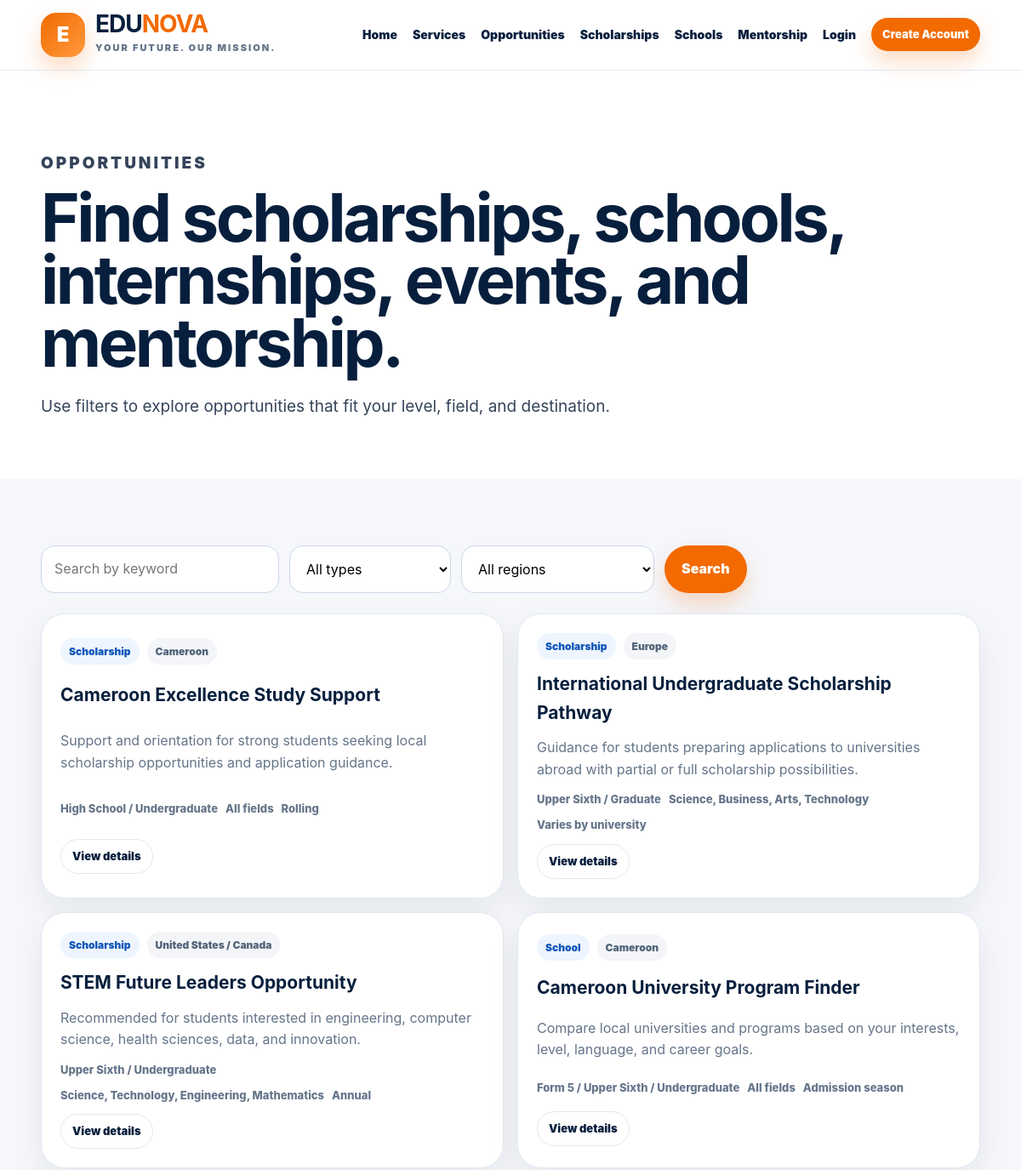
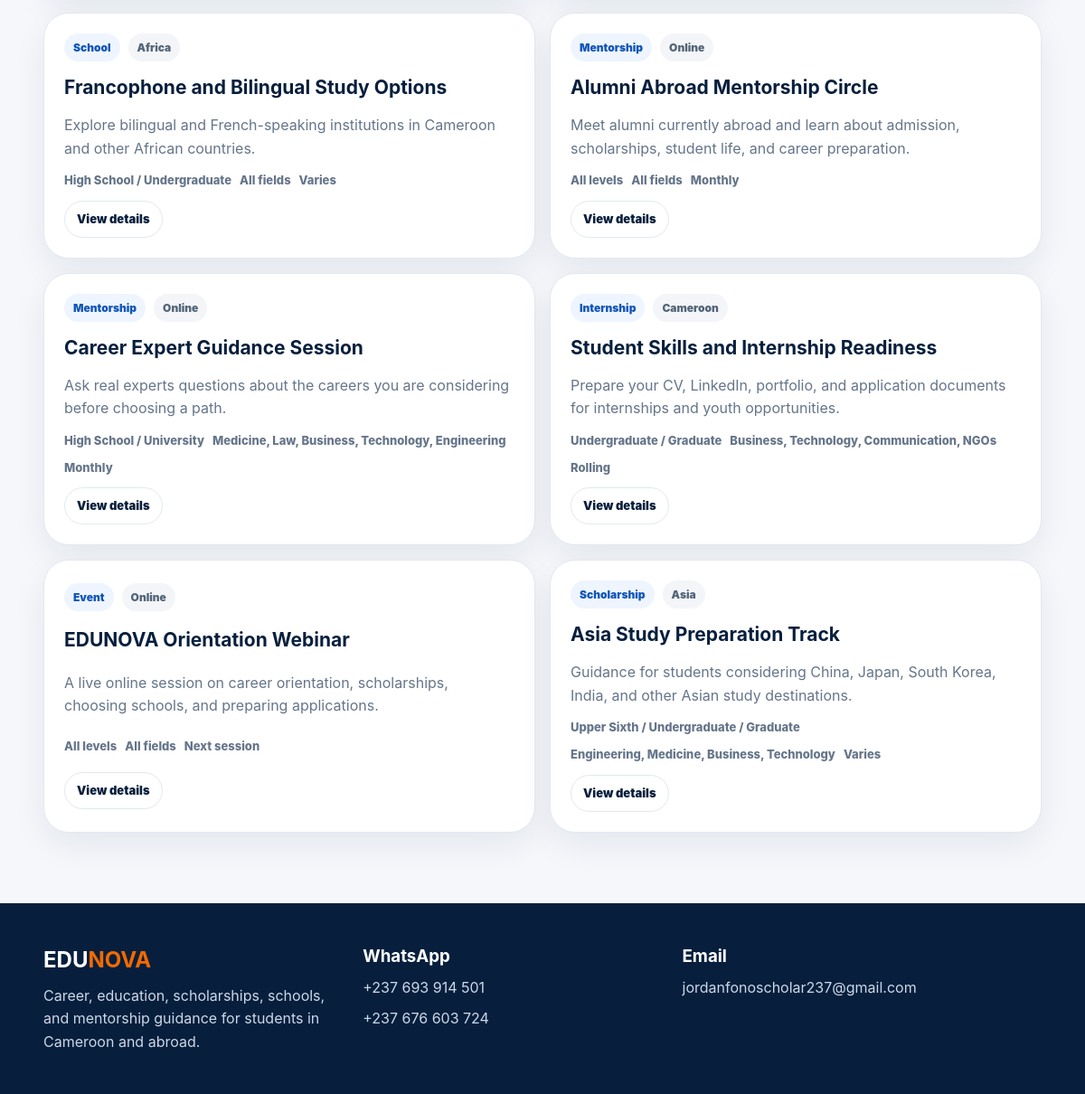
The page /opportunities on the database its author committed (2 pictures, top to bottom).
### tables this page shows
CREATE TABLE opportunities (
        id INTEGER PRIMARY KEY AUTOINCREMENT,
        title TEXT NOT NULL,
        type TEXT NOT NULL,
        region TEXT NOT NULL,
        level TEXT NOT NULL,
        field TEXT NOT NULL,
        deadline TEXT NOT NULL,
        description TEXT NOT NULL,
        requirements TEXT,
        link TEXT,
        created_at TEXT NOT NULL
    );

### app.py (the view)
@app.route("/opportunities")
def opportunities():
    q = request.args.get("q", "").strip()
    type_filter = request.args.get("type", "").strip()
    region = request.args.get("region", "").strip()
    sql = "SELECT * FROM opportunities WHERE 1=1"
    params = []
    if q:
        sql += " AND (title LIKE ? OR description LIKE ? OR field LIKE ?)"
        params.extend([f"%{q}%", f"%{q}%", f"%{q}%"])
    if type_filter:
        sql += " AND type = ?"
        params.append(type_filter)
    if region:
        sql += " AND region = ?"
        params.append(region)
    sql += " ORDER BY created_at DESC"
    items = all_rows(sql, tuple(params))
    saved = saved_ids(current_user()["id"]) if current_user() else set()
    return render_template("opportunities.html", opportunities=items, saved=saved, q=q, type_filter=type_filter, region=region)

### app.py (called while the page is built)
def get_db():
    if "db" not in g:
        DATABASE.parent.mkdir(exist_ok=True)
        g.db = sqlite3.connect(DATABASE)
        g.db.row_factory = sqlite3.Row
    return g.db

def all_rows(sql, params=()):
    return get_db().execute(sql, params).fetchall()

def current_user():
    user_id = session.get("user_id")
    if not user_id:
        return None
    return one("SELECT * FROM users WHERE id = ?", (user_id,))

@app.context_processor
def inject_user():
    user = current_user()
    return {
        "current_user": user,
        "is_admin": bool(user and user["email"].lower() == app.config["ADMIN_EMAIL"]),
        "admin_email": app.config["ADMIN_EMAIL"],
    }

### templates/opportunities.html (shortened to what this page needs)
{% extends "base.html" %}
{% block content %}
<section class="page-hero"><div class="container"><p class="eyebrow">{{ page_title|default('Opportunities') }}</p><h1>Find scholarships, schools, internships, events, and mentorship.</h1><p>Use filters to explore opportunities that fit your level, field, and destination.</p></div></section>
<section>
  <div class="container">
    <form class="filters" method="get" action="{{ url_for('opportunities') }}">
      <input name="q" placeholder="Search by keyword" value="{{ q }}">
      <select name="type">
        <option value="">All types</option>
      </select>
      <select name="region">
        <option value="">All regions</option>
      </select>
      <button class="btn btn-primary" type="submit">Search</button>
    </form>
    <div class="opportunity-grid">
      {% for item in opportunities %}
      <article class="card opportunity-card">
        <div class="opportunity-top"><span class="pill">{{ item.type }}</span><span class="pill muted">{{ item.region }}</span></div>
        <h3>{{ item.title }}</h3>
        <p>{{ item.description }}</p>
        <div class="meta"><span>{{ item.level }}</span><span>{{ item.field }}</span><span>{{ item.deadline }}</span></div>
        <div class="card-actions">
          <a class="btn btn-outline btn-small" href="{{ url_for('opportunity_detail', opportunity_id=item.id) }}">View details</a>
        </div>
      </article>
      {% else %}
      <div class="empty">No opportunities found. Try another search.</div>
      {% endfor %}
    </div>
  </div>
</section>
{% endblock %}

### templates/base.html (shortened to what this page needs)
<!DOCTYPE html>
<html lang="en">
<head>
  <link rel="stylesheet" href="{{ url_for('static', filename='css/styles.css') }}">
</head>
<body>
<header class="site-header">
  <div class="container nav">
    <a href="{{ url_for('home') }}" class="brand">
      <span class="brand-icon">E</span>
      <span><strong>EDU<span>NOVA</span></strong><small>Your Future. Our Mission.</small></span>
    </a>
    <nav class="nav-links" data-nav-links>
      <a href="{{ url_for('home') }}">Home</a>
      <a href="{{ url_for('services') }}">Services</a>
      <a href="{{ url_for('opportunities') }}">Opportunities</a>
      <a href="{{ url_for('scholarships') }}">Scholarships</a>
      <a href="{{ url_for('schools') }}">Schools</a>
      <a href="{{ url_for('mentorship') }}">Mentorship</a>
      {% if current_user %}
        <a href="{{ url_for('dashboard') }}">Dashboard</a>
        {% if is_admin %}<a href="{{ url_for('admin') }}">Admin</a>{% endif %}
        <a class="btn btn-dark btn-small" href="{{ url_for('logout') }}">Logout</a>
      {% else %}
        <a href="{{ url_for('login') }}">Login</a>
        <a class="btn btn-primary btn-small" href="{{ url_for('register') }}">Create Account</a>
      {% endif %}
    </nav>
  </div>
</header>
<main>{% block content %}{% endblock %}</main>
<footer class="footer" id="contact">
  <div class="container footer-grid">
    <div>
      <h2>EDU<span>NOVA</span></h2>
      <p>Career, education, scholarships, schools, and mentorship guidance for students in Cameroon and abroad.</p>
    </div>
    <div><h3>WhatsApp</h3><p>+237 693 914 501</p><p>+237 676 603 724</p></div>
    <div><h3>Email</h3><p>jordanfonoscholar237@gmail.com</p></div>
  </div>
</footer>
</body>
</html>

### static/css/styles.css (style rules this page uses)
:root { --navy:#071f3d;--navy2:#0b315c;--orange:#f26a00;--orange2:#ff9a3d;--blue:#1766d1;--green:#13a060;--bg:#f5f7fb;--card:#fff;--text:#102033;--muted:#65758a;--line:#e2e8f0;--shadow:0 22px 55px rgba(7,31,61,.12);--radius:28px }
* { box-sizing:border-box;margin:0;padding:0 }
html { scroll-behavior:smooth }
body { font-family:Inter,Arial,Helvetica,sans-serif;background:var(--bg);color:var(--text);line-height:1.6 }
a { text-decoration:none;color:inherit }
button,input,select,textarea { font:inherit }
.container { width:min(1180px,92%);margin:auto }
.site-header { position:sticky;top:0;z-index:50;background:rgba(255,255,255,.94);backdrop-filter:blur(14px);border-bottom:1px solid var(--line) }
.nav { display:flex;align-items:center;justify-content:space-between;gap:18px;padding:14px 0 }
.brand { display:flex;align-items:center;gap:12px }
.brand-icon { width:52px;height:52px;border-radius:18px;background:linear-gradient(135deg,var(--orange),var(--orange2));display:grid;place-items:center;color:white;font-size:24px;font-weight:1000;box-shadow:0 12px 26px rgba(242,106,0,.25) }
.brand strong { font-size:28px;line-height:1;color:var(--navy);letter-spacing:-1px;display:block }
.brand strong span,.footer h2 span { color:var(--orange) }
.brand small { font-size:11px;letter-spacing:2px;color:var(--muted);font-weight:900;text-transform:uppercase }
.nav-links { display:flex;gap:18px;align-items:center;color:var(--navy);font-size:14px;font-weight:900 }
.btn { border:0;border-radius:999px;padding:13px 20px;font-weight:900;cursor:pointer;display:inline-flex;align-items:center;justify-content:center;gap:8px;transition:.2s ease;white-space:nowrap }
.btn-primary { background:var(--orange);color:white;box-shadow:0 12px 24px rgba(242,106,0,.24) }
.btn-outline { background:white;border:1px solid var(--line);color:var(--navy) }
.btn-small { padding:9px 13px;font-size:13px }
.eyebrow { color:var(--orange);font-weight:1000;letter-spacing:3px;font-size:13px;text-transform:uppercase }
.hero h1,.page-hero h1,.dashboard-hero h1 { font-size:clamp(44px,7vw,78px);line-height:.94;letter-spacing:-3.5px;color:var(--navy);margin-top:12px }
.hero-text,.page-hero p { margin-top:24px;max-width:760px;font-size:19px;color:#35445a }
section { padding:78px 0 }
.page-hero { background:white;padding:70px 0 }
.card { background:var(--card);border:1px solid var(--line);border-radius:var(--radius);box-shadow:0 14px 36px rgba(7,31,61,.07) }
.filters { display:flex;gap:12px;flex-wrap:wrap;margin-bottom:24px }
.filters input,.filters select { width:auto;min-width:190px }
.opportunity-grid { display:grid;grid-template-columns:repeat(2,1fr);gap:16px }
.opportunity-card { padding:22px;display:grid;gap:12px }
.opportunity-top,.card-actions,.meta { display:flex;flex-wrap:wrap;gap:9px;align-items:center }
.pill { display:inline-flex;padding:6px 10px;border-radius:999px;background:#eef5ff;color:#1056b8;font-size:12px;font-weight:1000 }
.pill.muted { background:#f3f5f8;color:#53657a }
.opportunity-card h3 { color:var(--navy);font-size:21px }
.opportunity-card p { color:var(--muted) }
.meta span { font-size:13px;color:var(--muted);font-weight:800 }
input,select,textarea { width:100%;padding:14px 15px;border:1px solid #cbd7e5;border-radius:16px;background:white;outline:none }
.footer { background:var(--navy);color:white;padding:44px 0 }
.footer-grid { display:grid;grid-template-columns:1fr 1fr 1.2fr;gap:22px }
.footer p { color:#cbd8e7;margin-top:8px }

### rows shown on the page
opportunities: type "Scholarship", region "Cameroon", title "Cameroon Excellence Study Support", description "Support and orientation for strong students seeking local scholarship opportunities and application guidance.", level "High School / Undergraduate", field "All fields", deadline "Rolling"
opportunities: type "Scholarship", region "Europe", title "International Undergraduate Scholarship Pathway", description "Guidance for students preparing applications to universities abroad with partial or full scholarship possibilities.", level "Upper Sixth / Graduate", field "Science, Business, Arts, Technology", deadline "Varies by university"
opportunities: type "Scholarship", region "United States / Canada", title "STEM Future Leaders Opportunity", description "Recommended for students interested in engineering, computer science, health sciences, data, and innovation.", level "Upper Sixth / Undergraduate", field "Science, Technology, Engineering, Mathematics", deadline "Annual"
opportunities: type "School", region "Cameroon", title "Cameroon University Program Finder", description "Compare local universities and programs based on your interests, level, language, and career goals.", level "Form 5 / Upper Sixth / Undergraduate", field "All fields", deadline "Admission season"
opportunities: type "School", region "Africa", title "Francophone and Bilingual Study Options", description "Explore bilingual and French-speaking institutions in Cameroon and other African countries.", level "High School / Undergraduate", field "All fields", deadline "Varies"
opportunities: type "Mentorship", region "Online", title "Alumni Abroad Mentorship Circle", description "Meet alumni currently abroad and learn about admission, scholarships, student life, and career preparation.", level "All levels", field "All fields", deadline "Monthly"
opportunities: type "Mentorship", region "Online", title "Career Expert Guidance Session", description "Ask real experts questions about the careers you are considering before choosing a path.", level "High School / University", field "Medicine, Law, Business, Technology, Engineering", deadline "Monthly"
opportunities: type "Internship", region "Cameroon", title "Student Skills and Internship Readiness", description "Prepare your CV, LinkedIn, portfolio, and application documents for internships and youth opportunities.", level "Undergraduate / Graduate", field "Business, Technology, Communication, NGOs", deadline "Rolling"
opportunities: type "Event", region "Online", title "EDUNOVA Orientation Webinar", description "A live online session on career orientation, scholarships, choosing schools, and preparing applications.", level "All levels", field "All fields", deadline "Next session"
opportunities: type "Scholarship", region "Asia", title "Asia Study Preparation Track", description "Guidance for students considering China, Japan, South Korea, India, and other Asian study destinations.", level "Upper Sixth / Undergraduate / Graduate", field "Engineering, Medicine, Business, Technology", deadline "Varies"

### other values the page prints
{{ page_title|default('Opportunities') }} "OPPORTUNITIES"
